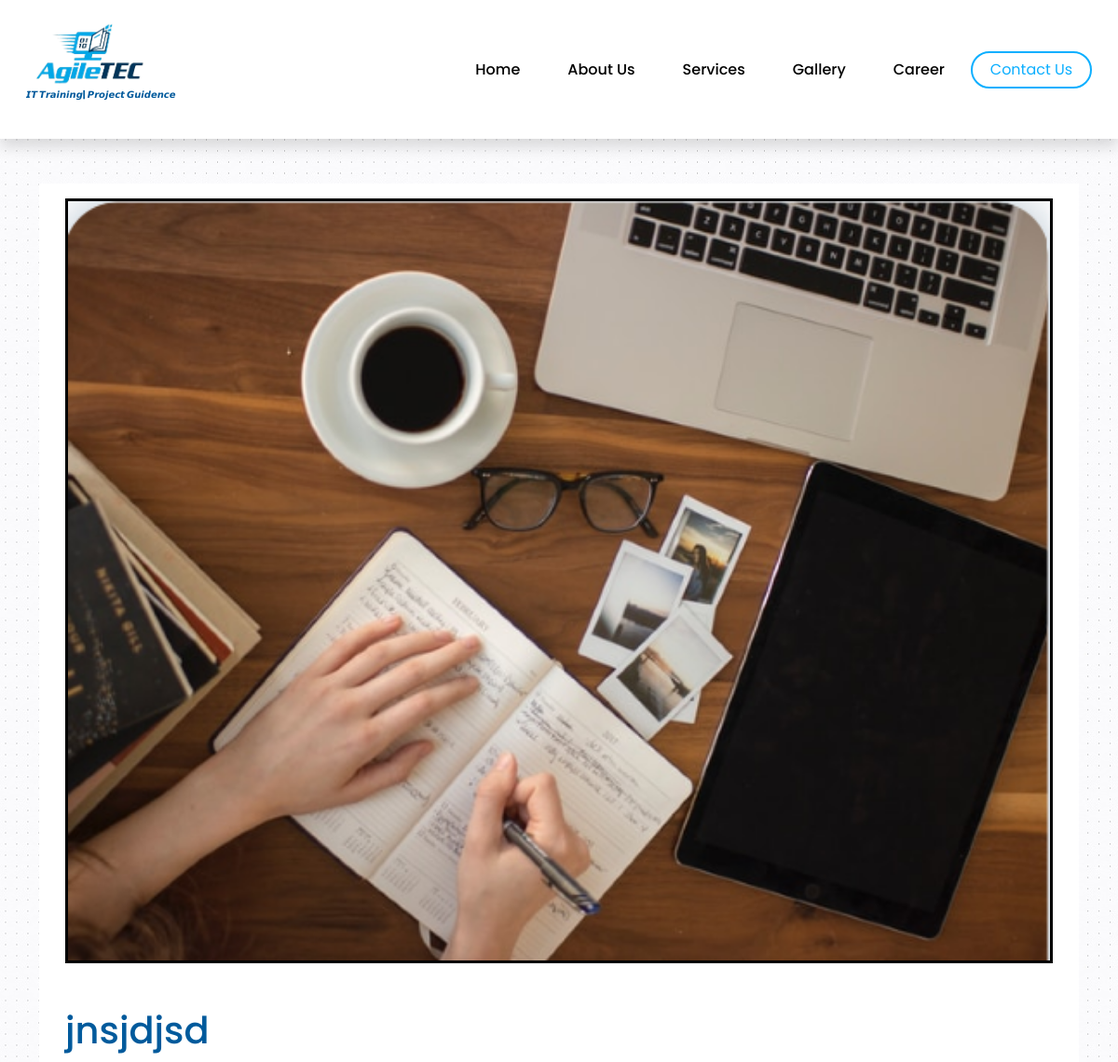
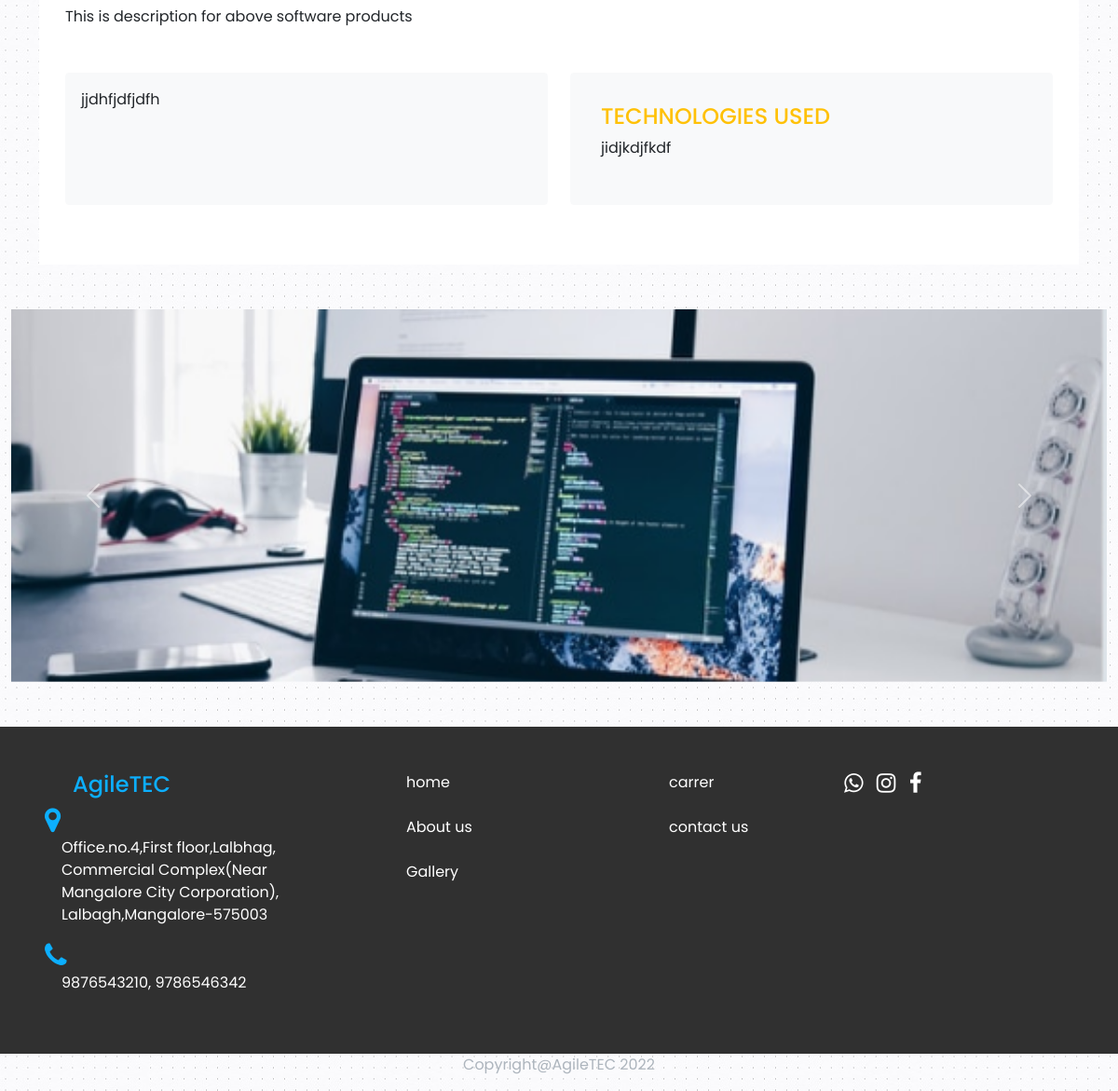
The app's page /SoftwareProductsdetail.php?id=1 with its own data (2 pictures, top to bottom).
### tables this page shows
CREATE TABLE `softwareproducts` (
  `id` int(20) NOT NULL AUTO_INCREMENT,
  `title` varchar(50) NOT NULL,
  `platform` varchar(20) DEFAULT NULL,
  `description` varchar(100) NOT NULL,
  `technology_used` varchar(100) NOT NULL,
  `image` varchar(100) NOT NULL,
  `is_active` int(10) NOT NULL,
  UNIQUE KEY `id` (`id`)
);

CREATE TABLE `productimage` (
  `id` int(50) NOT NULL AUTO_INCREMENT,
  `product_id` int(30) DEFAULT NULL,
  `image_title` varchar(50) DEFAULT NULL,
  `image` varchar(50) NOT NULL,
  `description` varchar(500) DEFAULT NULL,
  PRIMARY KEY (`id`)
);

### SoftwareProductsdetail.php (the view, shortened to what this page needs)
<!DOCTYPE html>
    <?php
    require("connection.php");
    $id = $_GET['id'];
?>
<html>
<link rel="stylesheet" href="https://cdn.jsdelivr.net/npm/bootstrap@4.6.2/dist/css/bootstrap.min.css">
<?php require("header.php");?>
    <?php
    $result = mysqli_query($con,"SELECT * FROM `softwareproducts` WHERE `id`='$id'");
    $row = mysqli_fetch_array($result);
?>
    <body>
        <?php require("nav.php");?>
 <div class="container">
            <div class="container" style="background-color: #fff;">
                <div class="p-3 my-5">
                    <div class="mb-5">
                        <img src="img/<?php echo $row['image']; ?>" style="border: solid #000;width: 100%;" />
                    </div>
                    <div class="mb-3">
                        <h1 style="color:#005A9C;"><?php echo $row['platform']; ?></h1>
                    </div>
                    <div class="mb-5">
                        <p style="text-align: justify;">This is description for above software products</p>
                    </div>
                    <div class="row">
                        <div class="col-md-6 mb-5">
                            <div class="card border-light w-100 h-100">
                                <div class="card-body bg-light ">
                                    <div>
                                           <p style="text-align: justify;"><?php echo $row['description']; ?></p>
                                    </div>
                                </div>
                            </div>
                        </div>
                        <div class="col-md-6 mb-5">
                             <div class="card border-light h-100 w-100">
                                   <div class="card-body bg-light">
                                        <div class="card-body bg-light">
                                            <div class="card-title">
                                            <h4 class="text-warning">TECHNOLOGIES USED</h4>
                                            </div>
                                            <div>
                                                <p style="text-align: justify;">
                                                   <?php echo $row['technology_used']; ?>
                                                </p>
                                            </div>
                        </div>
                                   </div></div></div></div>
                </div>
            </div>
        </div>
     <div class="container-fluid">
            <div class="row">
                <div class="col-lg-12">
                <div id="carouselExampleControls" class="carousel slide" data-bs-ride="carousel">
  <div class="carousel-inner">
      <?php
                            $result1 = mysqli_query($con,"SELECT * FROM `productimage` WHERE `product_id`='$id'");
                            $i=0;
                              while($row = mysqli_fetch_array($result1)){
                            $actives='';
                            if($i==0){
                                $actives='active';
                            }
                            ?>
    <div class="carousel-item <?=$actives;?>">
        <img src="img/<?php echo $row['image']; ?>" class="d-block w-100" style="width:100%;height:400px;object-fit:cover;">
    </div>
     <?php $i++;}?>
  </div>
                     <button class="carousel-control-prev" type="button" data-bs-target="#carouselExampleControls" data-bs-slide="prev">
    <span class="carousel-control-prev-icon" aria-hidden="true"></span>
  </button>
  <button class="carousel-control-next" type="button" data-bs-target="#carouselExampleControls" data-bs-slide="next">
    <span class="carousel-control-next-icon" aria-hidden="true"></span>
  </button>
</div>
            </div>
            </div></div>
<?php require("footer.php");?>
         <section><div class="container">
                <div class="row">
                    <p class="fs-6 text-center" style="color:#adb5bd">Copyright@AgileTEC 2022</p>
                </div> </div></section>
    </body>
</html>

### css/style.css (style rules this page uses)
* { padding:0; margin:0; box-sizing:border-box; }
body { font-family: 'Poppins', sans-serif; background-image:url(../img/bg.jpg); }

### SoftwareProductsdetail.php (style rules this page uses)
body { font-family: 'Poppins', sans-serif; background-image:url(img/bg.jpg); }

### records on screen
softwareproducts: image (picture), platform "jnsjdjsd", description "jjdhfjdfjdfh", technology_used "jidjkdjfkdf"
productimage: image (picture)
